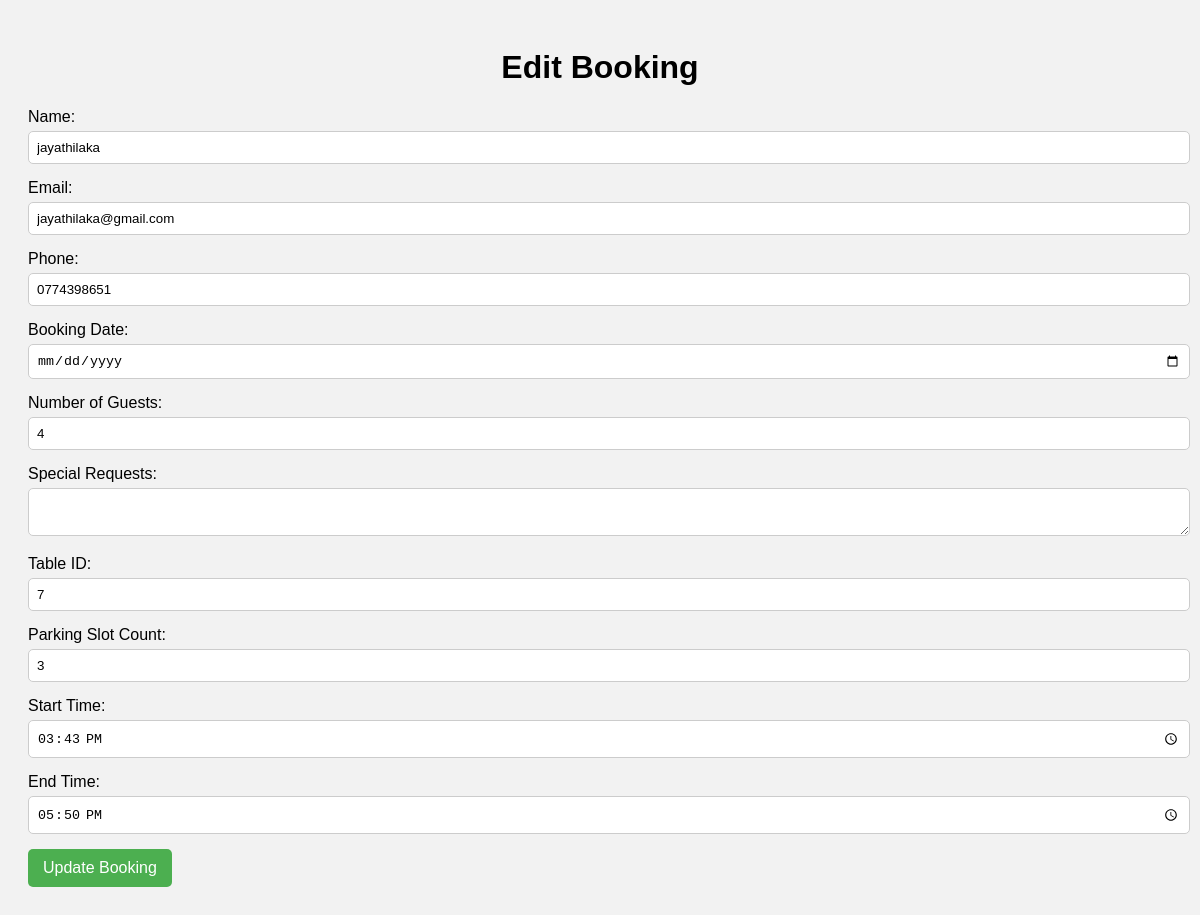
/html/edit_booking.php?id=31 (signed in), run on the app's committed database.
### tables this page shows
CREATE TABLE IF NOT EXISTS `reservations` (
  `id` int NOT NULL AUTO_INCREMENT,
  `name` varchar(255) NOT NULL,
  `email` varchar(255) NOT NULL,
  `phone` varchar(20) DEFAULT NULL,
  `booking_date` date NOT NULL,
  `number_of_guests` int NOT NULL,
  `special_requests` text,
  `table_id` int NOT NULL,
  `parking_slot_count` int DEFAULT NULL,
  `start_time` time NOT NULL,
  `end_time` time NOT NULL,
  PRIMARY KEY (`id`)
);

### html/edit_booking.php (the view, shortened to what this page needs)
<?php
$servername = "localhost";
$username_db = "root";
$password_db = "";
$database = "galeryCafe";
$conn = new mysqli($servername, $username_db, $password_db, $database);
if (isset($_GET['id']) && !empty($_GET['id'])) {
    $id = intval($_GET['id']);
    $stmt = $conn->prepare("SELECT * FROM reservations WHERE id = ?");
    $stmt->bind_param("i", $id);
    $stmt->execute();
    $result = $stmt->get_result();
    $booking = $result->fetch_assoc();
} else {
    die("No booking ID provided.");
}
?>
<!DOCTYPE html>
<html lang="en">
<head>
</head>
<body>
    <h1>Edit Booking</h1>
    <form method="post">
        <div class="form-group">
            <label for="name">Name:</label>
            <input type="text" id="name" name="name" value="<?php echo htmlspecialchars($booking['name']); ?>" required>
        </div>
        <div class="form-group">
            <label for="email">Email:</label>
            <input type="email" id="email" name="email" value="<?php echo htmlspecialchars($booking['email']); ?>" required>
        </div>
        <div class="form-group">
            <label for="phone">Phone:</label>
            <input type="text" id="phone" name="phone" value="<?php echo htmlspecialchars($booking['phone']); ?>" required>
        </div>
        <div class="form-group">
            <label for="booking_date">Booking Date:</label>
            <input type="date" id="booking_date" name="booking_date" value="<?php echo htmlspecialchars($booking['booking_date']); ?>" required>
        </div>
        <div class="form-group">
            <label for="number_of_guests">Number of Guests:</label>
            <input type="number" id="number_of_guests" name="number_of_guests" value="<?php echo htmlspecialchars($booking['number_of_guests']); ?>" required>
        </div>
        <div class="form-group">
            <label for="special_requests">Special Requests:</label>
            <textarea id="special_requests" name="special_requests"><?php echo htmlspecialchars($booking['special_requests']); ?></textarea>
        </div>
        <div class="form-group">
            <label for="table_id">Table ID:</label>
            <input type="number" id="table_id" name="table_id" value="<?php echo htmlspecialchars($booking['table_id']); ?>" required>
        </div>
        <div class="form-group">
            <label for="parking_slot_count">Parking Slot Count:</label>
            <input type="number" id="parking_slot_count" name="parking_slot_count" value="<?php echo htmlspecialchars($booking['parking_slot_count']); ?>" required>
        </div>
        <div class="form-group">
            <label for="start_time">Start Time:</label>
            <input type="time" id="start_time" name="start_time" value="<?php echo htmlspecialchars($booking['start_time']); ?>" required>
        </div>
        <div class="form-group">
            <label for="end_time">End Time:</label>
            <input type="time" id="end_time" name="end_time" value="<?php echo htmlspecialchars($booking['end_time']); ?>" required>
        </div>
        <div class="form-group">
            <button type="submit">Update Booking</button>
        </div>
    </form>
</body>
</html>

### html/edit_booking.php (style rules this page uses)
body { font-family: Arial, sans-serif; background-color: #f2f2f2; padding: 20px; }
h1 { text-align: center; }
.form-group { margin-bottom: 15px; }
.form-group label { display: block; margin-bottom: 5px; }
.form-group input, .form-group textarea { width: 100%; padding: 8px; border: 1px solid #ccc; border-radius: 5px; }
.form-group button { background-color: #4CAF50; color: white; border: none; border-radius: 5px; padding: 10px 15px; cursor: pointer; font-size: 16px; }

### data on the page
reservations: name "jayathilaka", email "jayathilaka@gmail.com", phone "0774398651", number_of_guests "4", table_id "7", parking_slot_count "3", start_time "15:43:00", end_time "17:50:00"
